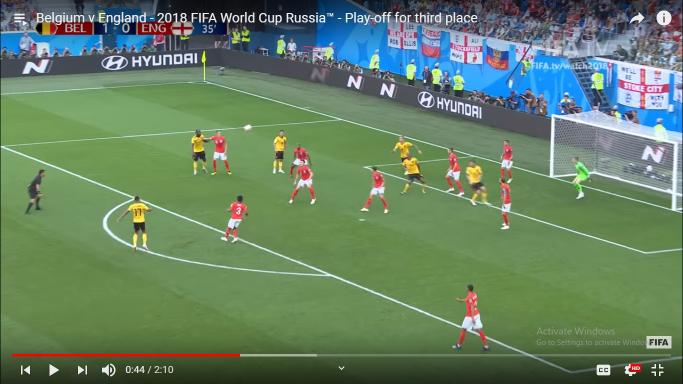
#> input picture OpenCV_Processing/Test_Cases/redyellow2.png, 1366 x 767 px (shown at 1/2 size)
$ python ChangeTshirtColors.py
#> lines starting #> are read from the running program, lines starting #| are printed output that depends on the picture; after the words box and inside, x2 and y2 are one past the last pixel; in counts of white or black regions, pixels touching at a corner belong together
### OpenCV_Processing/AuxFunctions.py
import numpy as np
import cv2


def removeBackGround(frame, lower_color, higher_color):
    hsvFrame = cv2.cvtColor(frame, cv2.COLOR_BGR2HSV)

    # extracting only the pitch
    mask = cv2.inRange(hsvFrame, lower_color, higher_color)
    mask = cv2.cvtColor(mask, cv2.COLOR_GRAY2BGR)
    # maskedFrame = cv2.bitwise_and(hsvFrame, hsvFrame, mask=mask)
    maskedFrame = frame & mask

    # convert hsv to gray for thresholding
    maskedFrame_gray = cv2.cvtColor(maskedFrame, cv2.COLOR_BGR2GRAY)

    # Performing closing to remove noise
    kernel = np.ones((10, 10), np.uint8)
    thresholdedMask = cv2.threshold(maskedFrame_gray, 0, 255, cv2.THRESH_BINARY)[1]
    thresholdedMask = cv2.morphologyEx(thresholdedMask, cv2.MORPH_CLOSE, kernel)
    thresholdedMask = cv2.cvtColor(thresholdedMask, cv2.COLOR_GRAY2BGR)

    # subtracting to get only the players without the background
    removedBackground = frame - (frame & thresholdedMask)

    return removedBackground


def imgHistogram (image, mask=None, maskFlag = 0, channelNo = 0):
    imageHSV = cv2.cvtColor(image, cv2.COLOR_BGR2HSV)

    # if mask flag=1 and mask is none, the histogram will be for all the image
    # if flag=0, mask attribute will be the only parts of the image represented in the histogram
    if maskFlag != 1:
        mask = cv2.cvtColor(mask, cv2.COLOR_BGR2GRAY)
        thresholdedMask = cv2.threshold(mask, 0, 255, cv2.THRESH_BINARY)[1]
    else:
        thresholdedMask = mask

    # hist will be list of 255 elements, each carrying the no of pixels carrying this attribute
    # (H for example if cahnnelNo is 0)
    if channelNo == 0:
        upperHistRange = 180
    else:
        upperHistRange = 256
    hist = cv2.calcHist([imageHSV], [channelNo], thresholdedMask, [upperHistRange], [0, upperHistRange])
    return hist


def maxRangeFromHisto (maxIndexH):
    # assigning every color to certain range according to hist max value
    startIndex = 0
    endIndex = 0
    if maxIndexH <= 19 or maxIndexH > 170:   # Red
        startIndex = 170
        endIndex = 19
    elif maxIndexH <= 31:                    # Yellow
        startIndex = 20
        endIndex = 31
    elif maxIndexH <= 60:                    # Green stadium
        startIndex = 32
        endIndex = 60
    elif maxIndexH <= 88:                    # dark green
        startIndex = 61
        endIndex = 88
    # elif maxIndexH <= 103:                 # light blue
    #     startIndex = 89
    #     endIndex = 103
    elif maxIndexH <= 169:                   # blue
        startIndex = 104
        endIndex = 169

    return startIndex, endIndex


def calculateChangeColor(newColor, originalColor):
    # this function is used to get the desired color to be added to original color, to get the new color chosen by user

    # detecting if the color dark blue
    blue = False
    darkblue = False
    if 105 <= originalColor[0] <= 168:
        blue = True
    if blue and originalColor[0] > 119:
        darkblue = True
    if blue and originalColor[1] > 35:
        darkblue = True

    temp = np.mod((newColor[0] - originalColor[0]), 180)

    # if the color is dark blue, we have to change S and V of the transfer color
    if darkblue:
        temp1 = (255 - originalColor[1])/2
        temp2 = (255 - originalColor[2])/2
    else:
        temp1 = 0
        temp2 = 0

    return np.array([temp, temp1, temp2])


# [11 lines left out: function detectSuitableFrame, not called in this run]

### OpenCV_Processing/detectTshirtColors.py
import cv2
import numpy as np

import matplotlib.pyplot as plt
from OpenCV_Processing.AuxFunctions import removeBackGround, imgHistogram, maxRangeFromHisto
# from AuxFunctions import removeBackGround, imgHistogram, maxRangeFromHisto


# we will detect the max color (background) then remove it
# then detect the max color again (one of the teams now), get its range and then remove it also
# then detect max color for third time (second team), now we have the 2 teams color ranges and will return them
def extractShirtsColors (img):
    # finding histogram for H channel of full frame (channel 0)
    # hist = imgHistogram(img, None, 1, 0)
    # maxIndex = np.argmax(hist)
    # getting the max color range
    hist = imgHistogram(img, None, 1, 0)
    maxHist=np.argmax(hist)

    # print(hist[30][0])
    sumi=0
    for i in range(32,61):
        sumi=sumi+hist[i][0]

    startIndex, endIndex = maxRangeFromHisto(maxHist)  # getting the range of the playground color

    # Green color range for pitch detection
    lower_pitch_color = np.array([startIndex, 0, 0])
    upper_pitch_color = np.array([endIndex, 255, 255])

    # Extracting possible players pixels by removing background
    players = removeBackGround(img, lower_pitch_color, upper_pitch_color)

    # Finding Contours in processed img
    playersGray = cv2.cvtColor(players, cv2.COLOR_BGR2GRAY)
    ret, thresh = cv2.threshold(playersGray, 0, 255, 0)
    kernel = np.ones((3, 3), np.uint8)
    thresh = cv2.morphologyEx(thresh, cv2.MORPH_OPEN, kernel)
    contours, hierarchy = cv2.findContours(thresh, cv2.RETR_TREE, cv2.CHAIN_APPROX_SIMPLE)

    # Keeping only contours of height more than width (players) and discarding the rest
    newContours = []
    playersPixels = np.zeros_like(img)
    for c in contours:
        # Rectangle around the contour, vertex at (x,y) width (w) height (h)
        x, y, w, h = cv2.boundingRect(c)
        if h >= 1.5 * w:
            if w > 10 and h >= 10:
                newContours.append(c)

    # filling the new contours with white, then anding with original image
    for i in range(len(newContours)):
        cv2.drawContours(playersPixels, newContours, i, color=(255, 255, 255), thickness=-1)
    playersPixels = playersPixels & img
    # cv2.imshow("playersPixels", playersPixels)
    # cv2.waitKey()
    hist = imgHistogram(img, playersPixels, 0, 0)


    maxIndex1 = np.argmax(hist)

    hist = imgHistogram(img, playersPixels, 0, 1)
    maxIndex11 = np.argmax(hist)
    # plt.plot(hist, color='r')
    # plt.xlim([0, 255])
    # plt.show()
    hist = imgHistogram(img, playersPixels, 0, 2)
    maxIndex12 = np.argmax(hist[:254])
    # plt.plot(hist, color='r')
    # plt.xlim([0, 255])
    # plt.show()

    # getting the max color range
    startIndex, endIndex = maxRangeFromHisto(maxIndex1)

    lower_shirt_color = np.array([startIndex, 20, 5])
    upper_shirt_color = np.array([endIndex, 255, 255])
    Red = False
    if lower_shirt_color[0] > upper_shirt_color[0]:
        Red = True

    # removing background and players of 1st team, leaving only players of 2nd team
    if Red:
        playersSameTeam = removeBackGround(playersPixels, lower_shirt_color, np.array([180, 255, 255]))
        playersSameTeam = removeBackGround(playersSameTeam, np.array([0, 40, 2]), upper_shirt_color)
    else:
        playersSameTeam = removeBackGround(playersPixels, lower_shirt_color, upper_shirt_color)

    playersSameTeam = removeBackGround(playersSameTeam, lower_pitch_color, upper_pitch_color)


    # second team only players histogram
    hist = imgHistogram(img, playersSameTeam, 0, 0)
    # plt.plot(hist, color='r')
    # plt.xlim([0, 180])
    # plt.show()

    maxIndex2 = np.argmax(hist)
    hist = imgHistogram(img, playersSameTeam, 0, 1)
    maxIndex21 = np.argmax(hist)
    # plt.plot(hist, color='r')
    # plt.xlim([0, 255])
    # plt.show()
    hist = imgHistogram(img, playersSameTeam, 0, 2)
    maxIndex22= np.argmax(hist[:254])
    # plt.plot(hist, color='r')
    # plt.xlim([0, 255])
    # plt.show()

    # getting the max color range
    startIndex, endIndex = maxRangeFromHisto(maxIndex2)

    lower_shirt2_color = np.array([startIndex, 20, 5])
    upper_shirt2_color = np.array([endIndex, 255, 255])

    max1 = np.array([maxIndex1, maxIndex11, maxIndex12])
    max2 = np.array([maxIndex2, maxIndex21, maxIndex22])

    # Preventing false detection of pitch color as tshirt color
    if lower_shirt_color[0]==lower_pitch_color[0] and upper_shirt_color[0]==upper_pitch_color[0]:
        lower_shirt_color = np.array([0, 0, 0])
        upper_shirt_color = np.array([0, 0, 0])
    if lower_shirt2_color[0]==lower_pitch_color[0] and upper_shirt2_color[0]==upper_pitch_color[0]:
        lower_shirt2_color = np.array([0, 0, 0])
        upper_shirt2_color = np.array([0, 0, 0])

    return lower_shirt_color, upper_shirt_color, max1, lower_shirt2_color, upper_shirt2_color, max2


def main():
    img = cv2.imread('Test_Cases//yellow2.png')
    l1, u1,max1 ,l2, u2,max2 = extractShirtsColors(img)
    #print(l1, u1, l2, u2)


# [2 lines that do not run on import are left out]

### OpenCV_Processing/ChangeTshirtColors.py
import cv2
import numpy as np
from OpenCV_Processing.detectTshirtColors import extractShirtsColors
from OpenCV_Processing.AuxFunctions import calculateChangeColor
# from detectTshirtColors import extractShirtsColors
# from AuxFunctions import calculateChangeColor


def ChangeTshirtColors (img, lower_color_bounds1, upper_color_bounds1, transferColor1, lower_color_bounds2, upper_color_bounds2, transferColor2) :

    # Special Case Red Colour :
    # lower_color_bounds > upper_color_bounds1 then this is red colour
    # 2 ranges :  (0,upper_color_bounds)  (lower_color_bounds,180)

    # converting img to HSV
    frame = img
    frame_HSV = cv2.cvtColor(frame, cv2.COLOR_BGR2HSV)
    Red1 = False
    if lower_color_bounds1[0]>upper_color_bounds1[0]:
        Red1 = True
    Red2 = False
    if lower_color_bounds2[0]>upper_color_bounds2[0]:
        Red2 = True

    # Creating Transformation Matrices
    image_h, image_w, image_c = frame.shape
    transformationMatix1 = np.full((image_h, image_w, 3), transferColor1, dtype='uint8')
    transformationMatix2 = np.full((image_h, image_w, 3), transferColor2, dtype='uint8')
    modMatrix = np.full ((image_h, image_w), 180, dtype='uint8')
    # SVTransformationMatrix used to prevent S and V values to be more than 255
    SVTransformationMatrix = np.full ((image_h, image_w), 255, dtype='uint16')

    # Masking (extracting pixels of the color range from the img)
    # Detect an object based on the range of pixel values in the HSV colorspace.
    # special case for red handling, as red has 2 ranges
    if Red1:
        mask1 = cv2.inRange(frame_HSV, np.array([0, 40, 2]), upper_color_bounds1)
        mask_rgb1 = cv2.cvtColor(mask1, cv2.COLOR_GRAY2BGR)
        mask12 = cv2.inRange(frame_HSV, lower_color_bounds1, np.array([180, 255, 255]))
        mask_rgb12 = cv2.cvtColor(mask12, cv2.COLOR_GRAY2BGR)
    else:
        mask1 = cv2.inRange(frame_HSV, lower_color_bounds1, upper_color_bounds1)
        mask_rgb1 = cv2.cvtColor(mask1, cv2.COLOR_GRAY2BGR)
        #cv2.imshow("s", mask_rgb1)
        #cv2.waitKey()
    if Red2:
        mask2 = cv2.inRange(frame_HSV, np.array([0, 40, 2]), upper_color_bounds2)
        mask_rgb2 = cv2.cvtColor(mask2, cv2.COLOR_GRAY2BGR)
        mask21 = cv2.inRange(frame_HSV, lower_color_bounds2, np.array([180, 255, 255]))
        mask_rgb21 = cv2.cvtColor(mask21, cv2.COLOR_GRAY2BGR)
    else:
        mask2 = cv2.inRange(frame_HSV,lower_color_bounds2, upper_color_bounds2)
        mask_rgb2 = cv2.cvtColor(mask2, cv2.COLOR_GRAY2BGR)

    maskedFrame1 = frame & mask_rgb1
    maskedFrame2 = frame & mask_rgb2
    if Red1:
        maskedFrame12 = frame & mask_rgb12
    if Red2:
        maskedFrame21 = frame & mask_rgb21

    # Thresholding the mask to get mask of all 1s
    # Creating a mask of the transformation matrix values (will be added to original img to change color)
    ret1, thresholdedMask1 = cv2.threshold(maskedFrame1, 0, 255, cv2.THRESH_BINARY)
    ret2, thresholdedMask2 = cv2.threshold(maskedFrame2, 0, 255, cv2.THRESH_BINARY)
    if Red1:
        ret12, thresholdedMask12 = cv2.threshold(maskedFrame12, 0, 255, cv2.THRESH_BINARY)
    if Red2:
        ret21, thresholdedMask21 = cv2.threshold(maskedFrame21, 0, 255, cv2.THRESH_BINARY)

    maskedTransformationMatrix1 = thresholdedMask1 & transformationMatix1
    maskedTransformationMatrix2 = thresholdedMask2 & transformationMatix2
    if Red1:
        maskedTransformationMatrix12 = thresholdedMask12 & transformationMatix1
    if Red2:
        maskedTransformationMatrix21 = thresholdedMask21 & transformationMatix2

    # Applying color transformation
    # Converting the frame to uint16 to avoid overflow when numbers are more than 255 due to addition
    frame_HSV = frame_HSV.astype(np.uint16)
    newFrame_HSV = (frame_HSV + maskedTransformationMatrix1)
    newFrame_HSV = (newFrame_HSV + maskedTransformationMatrix2)
    if Red1:
        newFrame_HSV = (newFrame_HSV + maskedTransformationMatrix12)
    if Red2:
        newFrame_HSV = (newFrame_HSV + maskedTransformationMatrix21)

    # performing modulo on H channel, to get numbers in range [0:180] only
    newFrame_HSV[:, :, 0] = np.remainder(newFrame_HSV[:, :, 0], modMatrix)
    # SVTransformationMatrix used to prevent S and V values to be more than 255
    newFrame_HSV[:, :, 1] = np.minimum(newFrame_HSV[:, :, 1], SVTransformationMatrix)
    newFrame_HSV[:, :, 2] = np.minimum(newFrame_HSV[:, :, 2], SVTransformationMatrix)

    # converting back to uint8
    newFrame_HSV = newFrame_HSV.astype(np.uint8)

    return cv2.cvtColor(newFrame_HSV, cv2.COLOR_HSV2BGR)


def main():

    img = cv2.imread('Test_Cases//redyellow2.png')
#> img is the input picture: shape (767, 1366, 3); mean B, G, R 100.2, 128.7, 102
    # lower range, upper range and max pixels for each team
    l1, u1, m1, l2, u2, m2 = extractShirtsColors(img)
#> in imgHistogram, `hist = cv2.calcHist([imageHSV], [channelNo], thresholdedMask, [upperHi..`: hist = 180 values, max 138754 at index 48, min 144 at index 89, mean 5820.7
#> in extractShirtsColors, `maxHist=np.argmax(hist)`: maxHist = 48
#> the loop in extractShirtsColors, `for i in range(32,61):` made 29 passes
#> sumi on passes 1 to 8: 513, 1020, 1603, 2165, 2777, 3379, 4131, 5012
#> after the loop in extractShirtsColors, `for i in range(32,61):`: sumi = 700508
#> in extractShirtsColors, `startIndex, endIndex = maxRangeFromHisto(maxHist)`: startIndex = 32; endIndex = 60
#> in extractShirtsColors, `lower_pitch_color = np.array([startIndex, 0, 0])`: lower_pitch_color = [32, 0, 0]
#> in extractShirtsColors, `upper_pitch_color = np.array([endIndex, 255, 255])`: upper_pitch_color = [60, 255, 255]
#> in removeBackGround, `mask = cv2.inRange(hsvFrame, lower_color, higher_color)`:
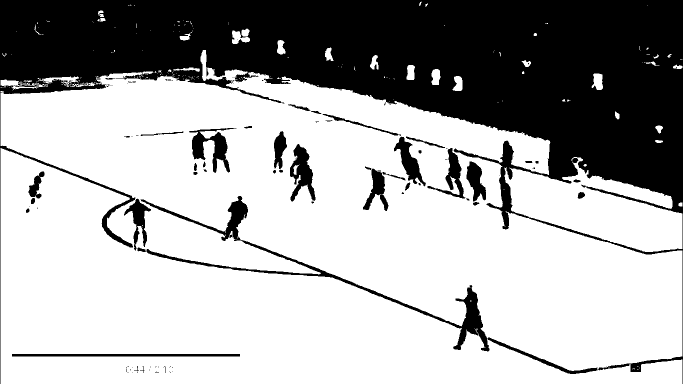
#> mask: shape (767, 1366) (shown at 1/2 size); 66.9% white; 113 black regions (72 under 20 px), largest, box (x1, y1, x2, y2) and area: (0, 0, 1366, 767) 313245, (281, 392, 979, 703) 10986, (378, 256, 473, 346) 3135
#> in removeBackGround, `maskedFrame_gray = cv2.cvtColor(maskedFrame, cv2.COLOR_BGR2GRAY)`:
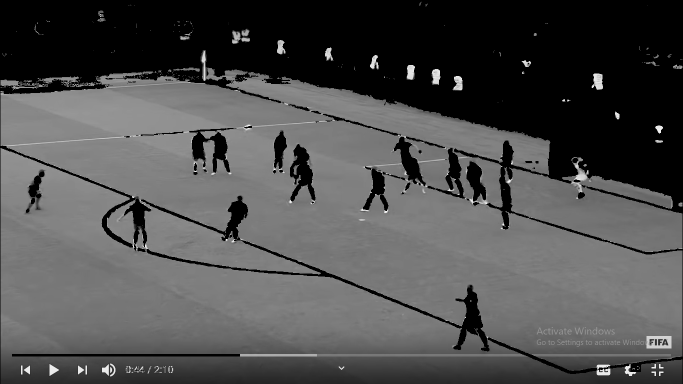
#> maskedFrame_gray: shape (767, 1366) (shown at 1/2 size); min 0, max 254, mean 78.5
#> in extractShirtsColors, `ret, thresh = cv2.threshold(playersGray, 0, 255, 0)`:
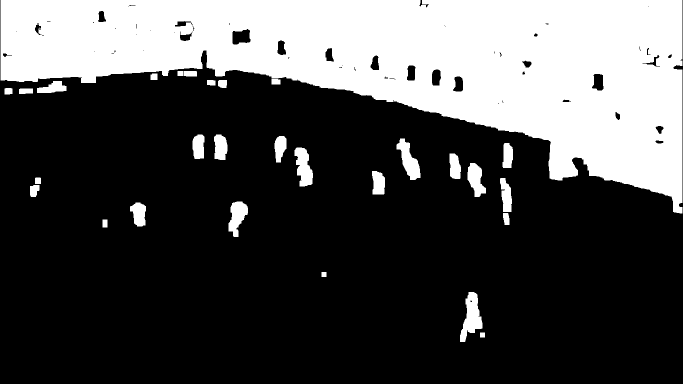
#> thresh: shape (767, 1366) (shown at 1/2 size); 29.9% white; 30 white regions (1 under 20 px), largest, box (x1, y1, x2, y2) and area: (1, 0, 1365, 427) 292101, (920, 584, 965, 684) 2417, (793, 277, 841, 360) 1937
#> in extractShirtsColors, `contours, hierarchy = cv2.findContours(thresh, cv2.RETR_TREE, cv2.CHAI..`: contours = 95 contours, 38 with area under 20; largest, box (x1, y1, x2, y2) and area: (1, 0, 1365, 427) 296019, (920, 584, 965, 684) 2290, (793, 277, 841, 360) 1830, (589, 295, 626, 373) 1804, (457, 403, 496, 474) 1578
#> the loop in extractShirtsColors, `for c in contours:` made 95 passes
#> (x, y, w, h) on passes 2, 3, 6, 7, 8, 9, 10, 11: (920, 584, 45, 100), (940, 600, 5, 5), (1006, 426, 13, 24), (260, 405, 32, 48), (457, 403, 39, 71), (60, 370, 19, 24), (1000, 356, 24, 68), (70, 355, 12, 13)
#> after the loop in extractShirtsColors, `for c in contours:`: newContours = 21 contours; largest, box (x1, y1, x2, y2) and area: (920, 584, 965, 684) 2290, (793, 277, 841, 360) 1830, (589, 295, 626, 373) 1804, (457, 403, 496, 474) 1578, (935, 326, 972, 394) 1466
#> the loop in extractShirtsColors, `for i in range(len(newContours)):` made 21 passes
#> in extractShirtsColors, `hist = imgHistogram(img, playersPixels, 0, 0)`: hist = 180 values, max 1000 at index 24, min 1 at index 151, mean 115
#> in extractShirtsColors, `maxIndex1 = np.argmax(hist)`: maxIndex1 = 24
#> in extractShirtsColors, `hist = imgHistogram(img, playersPixels, 0, 1)`: hist = 256 values, max 156 at index 26, min 0 at index 248, mean 80.89
#> in extractShirtsColors, `maxIndex11 = np.argmax(hist)`: maxIndex11 = 26
#> in extractShirtsColors, `hist = imgHistogram(img, playersPixels, 0, 2)`: hist = 256 values, max 1677 at index 255, min 0 at index 0, mean 80.89
#> in extractShirtsColors, `maxIndex12 = np.argmax(hist[:254])`: maxIndex12 = 252
#> in extractShirtsColors, `startIndex, endIndex = maxRangeFromHisto(maxIndex1)`: startIndex = 20; endIndex = 31
#> in extractShirtsColors, `lower_shirt_color = np.array([startIndex, 20, 5])`: lower_shirt_color = [20, 20, 5]
#> in extractShirtsColors, `upper_shirt_color = np.array([endIndex, 255, 255])`: upper_shirt_color = [31, 255, 255]
#> in imgHistogram (call 5), `thresholdedMask = cv2.threshold(mask, 0, 255, cv2.THRESH_BINARY)[1]`:
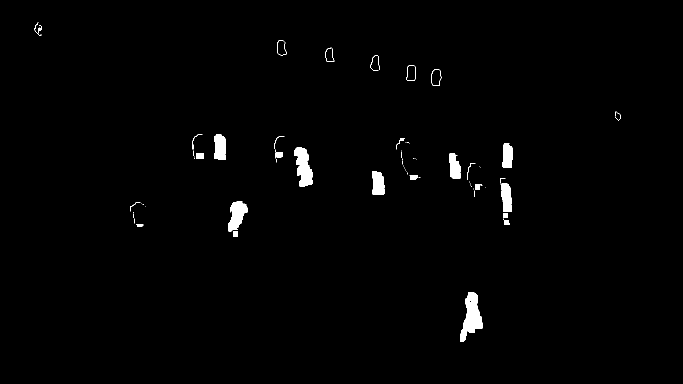
#> thresholdedMask: shape (767, 1366) (shown at 1/2 size); 1.2% white; 83 white regions (53 under 20 px), largest, box (x1, y1, x2, y2) and area: (920, 584, 965, 684) 2363, (589, 295, 625, 373) 1854, (457, 403, 495, 463) 1422
#> in imgHistogram (call 5), `hist = cv2.calcHist([imageHSV], [channelNo], thresholdedMask, [upperHi..`: hist = 180 values, max 784 at index 177, min 1 at index 151, mean 68.64
#> in extractShirtsColors, `maxIndex2 = np.argmax(hist)`: maxIndex2 = 177
#> in extractShirtsColors, `hist = imgHistogram(img, playersSameTeam, 0, 1)`: hist = 256 values, max 146 at index 24, min 0 at index 210, mean 48.26
#> in extractShirtsColors, `maxIndex21 = np.argmax(hist)`: maxIndex21 = 24
#> in extractShirtsColors, `hist = imgHistogram(img, playersSameTeam, 0, 2)`: hist = 256 values, max 943 at index 255, min 0 at index 0, mean 48.26
#> in extractShirtsColors, `maxIndex22= np.argmax(hist[:254])`: maxIndex22 = 248
#> in extractShirtsColors, `startIndex, endIndex = maxRangeFromHisto(maxIndex2)`: startIndex = 170; endIndex = 19
#> in extractShirtsColors, `lower_shirt2_color = np.array([startIndex, 20, 5])`: lower_shirt2_color = [170, 20, 5]
#> in extractShirtsColors, `upper_shirt2_color = np.array([endIndex, 255, 255])`: upper_shirt2_color = [19, 255, 255]
#> in extractShirtsColors, `max1 = np.array([maxIndex1, maxIndex11, maxIndex12])`: max1 = [24, 26, 252]
#> in extractShirtsColors, `max2 = np.array([maxIndex2, maxIndex21, maxIndex22])`: max2 = [177, 24, 248]
#> l1 = [20, 20, 5]; u1 = [31, 255, 255]; m1 = [24, 26, 252]; l2 = [170, 20, 5]; u2 = [19, 255, 255]; m2 = [177, 24, 248]

    # if the 2 detected ranges are the same, we will work on only one range
    if l1[0] == l2[0] and u1[0] == u2[0]:
        l2 = np.array([0, 0, 0])
        u2 = np.array([0, 0, 0])

    # choosing the 2 new colors for the teams
    color1 = calculateChangeColor([65, 0, 0], m1)
#> in calculateChangeColor, `temp = np.mod((newColor[0] - originalColor[0]), 180)`: temp = 41
#> color1 = [41, 0, 0]
    color2 = calculateChangeColor([110, 0, 0], m2)
#> color2 = [113, 0, 0]

    recoloredFrame = ChangeTshirtColors(img, l1, u1, color1, l2, u2, color2)
#> in ChangeTshirtColors, `transformationMatix1 = np.full((image_h, image_w, 3), transferColor1, ..`:
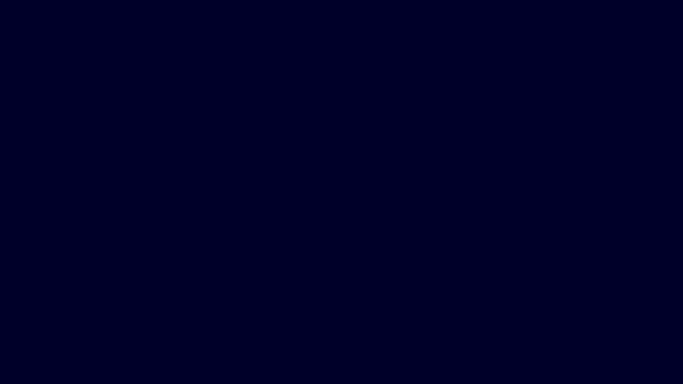
#> transformationMatix1: shape (767, 1366, 3) (shown at 1/2 size); mean of channels 0, 1, 2 41, 0, 0; drawn as B, G, R
#> in ChangeTshirtColors, `transformationMatix2 = np.full((image_h, image_w, 3), transferColor2, ..`:
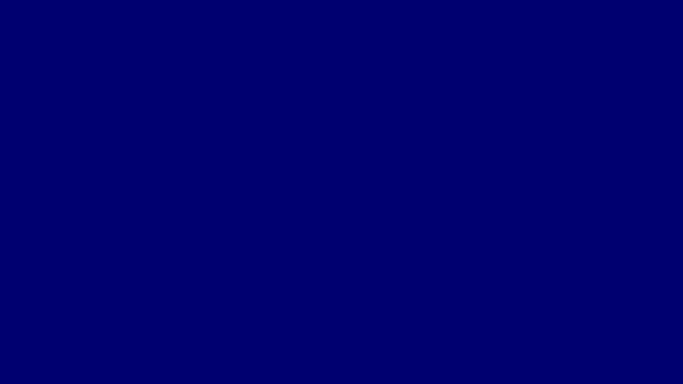
#> transformationMatix2: shape (767, 1366, 3) (shown at 1/2 size); mean of channels 0, 1, 2 113, 0, 0; drawn as B, G, R
#> in ChangeTshirtColors, `maskedFrame21 = frame & mask_rgb21`:
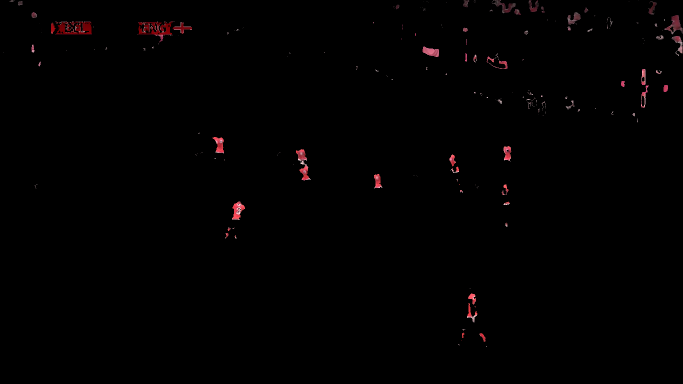
#> maskedFrame21: shape (767, 1366, 3) (shown at 1/2 size); mean B, G, R 0.9, 0.7, 1.7
    cv2.namedWindow("recolored frame", cv2.WINDOW_NORMAL)        # Create window with freedom of dimensions
    recoloredFrames = cv2.resize(recoloredFrame, (960, 540))
    cv2.imshow("recolored frame", recoloredFrames)
    cv2.waitKey()

if __name__ == "__main__":
    main()


    # ----------------------------------------------------------------------------- morphological operations trials here -----------------------------------------------------
    # kernel = np.ones((10, 3), np.uint8)
    # # thresh = cv2.threshold(res_gray, 127, 255, cv2.THRESH_BINARY_INV | cv2.THRESH_OTSU)[1]
    # cleanMask = cv2.morphologyEx(mask, cv2.MORPH_OPEN, kernel)
    # cv2.imshow("cleanMask  ", cleanMask)
    # cv2.waitKey()
    # # mask = cleanMask
    # ------------------------------------------------------------------------------------------------------------------------------------------------------------------------
